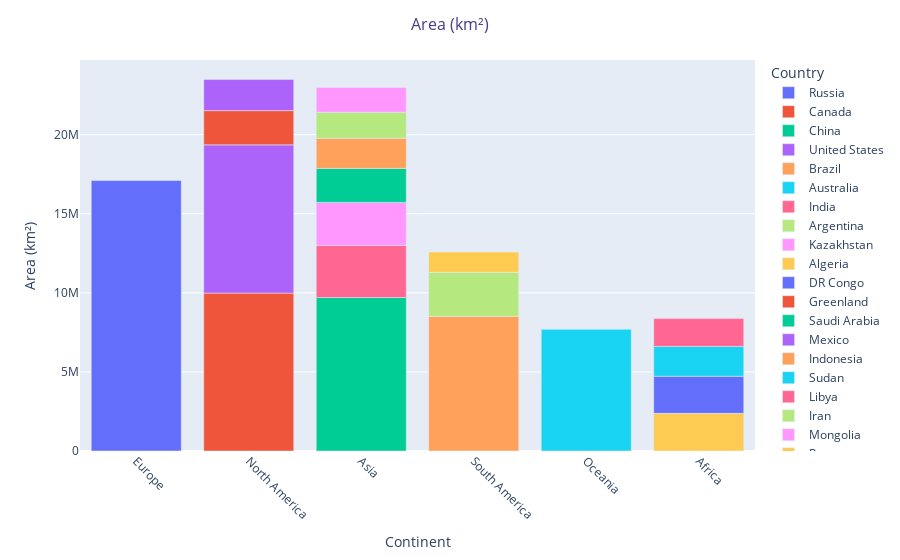

The notebook cell saved with this chart:
### Markdown cell above
#### Cintinent Area :

### Code cell
df1 = df.sort_values(by = 'Area (km²)', ascending = False).reset_index().head(20)
fig = px.bar(df1,
             x = 'Continent',
             y =  'Area (km²)',
             color = 'Country',
             color_continuous_scale = 'twilight',
             
            
            )

fig.update_layout(title ='Area (km²)',
                  title_x = 0.5,
                  title_font = dict(size = 16, color = 'DarkSlateBlue'),
                  xaxis = dict(title = 'Continent', tickangle = 45),
                  yaxis = dict(title = 'Area (km²)'))

fig.show()

### Figure 1 — Plotly figure (JSON) as saved in the notebook; plotly's stock layout.template omitted (floating-point values rounded to 4 significant figures)
{"data": [{"alignmentgroup": "True", "hovertemplate": "Country=Russia<br>Continent=%{x}<br>Area (km²)=%{y}<extra></extra>", "legendgroup": "Russia", "marker": {"color": "#636efa", "pattern": {"shape": ""}}, "name": "Russia", "offsetgroup": "Russia", "orientation": "v", "showlegend": true, "textposition": "auto", "type": "bar", "x": ["Europe"], "xaxis": "x", "y": [17098242], "yaxis": "y"}, {"alignmentgroup": "True", "hovertemplate": "Country=Canada<br>Continent=%{x}<br>Area (km²)=%{y}<extra></extra>", "legendgroup": "Canada", "marker": {"color": "#EF553B", "pattern": {"shape": ""}}, "name": "Canada", "offsetgroup": "Canada", "orientation": "v", "showlegend": true, "textposition": "auto", "type": "bar", "x": ["North America"], "xaxis": "x", "y": [9984670], "yaxis": "y"}, {"alignmentgroup": "True", "hovertemplate": "Country=China<br>Continent=%{x}<br>Area (km²)=%{y}<extra></extra>", "legendgroup": "China", "marker": {"color": "#00cc96", "pattern": {"shape": ""}}, "name": "China", "offsetgroup": "China", "orientation": "v", "showlegend": true, "textposition": "auto", "type": "bar", "x": ["Asia"], "xaxis": "x", "y": [9706961], "yaxis": "y"}, {"alignmentgroup": "True", "hovertemplate": "Country=United States<br>Continent=%{x}<br>Area (km²)=%{y}<extra></extra>", "legendgroup": "United States", "marker": {"color": "#ab63fa", "pattern": {"shape": ""}}, "name": "United States", "offsetgroup": "United States", "orientation": "v", "showlegend": true, "textposition": "auto", "type": "bar", "x": ["North America"], "xaxis": "x", "y": [9372610], "yaxis": "y"}, {"alignmentgroup": "True", "hovertemplate": "Country=Brazil<br>Continent=%{x}<br>Area (km²)=%{y}<extra></extra>", "legendgroup": "Brazil", "marker": {"color": "#FFA15A", "pattern": {"shape": ""}}, "name": "Brazil", "offsetgroup": "Brazil", "orientation": "v", "showlegend": true, "textposition": "auto", "type": "bar", "x": ["South America"], "xaxis": "x", "y": [8515767], "yaxis": "y"}, {"alignmentgroup": "True", "hovertemplate": "Country=Australia<br>Continent=%{x}<br>Area (km²)=%{y}<extra></extra>", "legendgroup": "Australia", "marker": {"color": "#19d3f3", "pattern": {"shape": ""}}, "name": "Australia", "offsetgroup": "Australia", "orientation": "v", "showlegend": true, "textposition": "auto", "type": "bar", "x": ["Oceania"], "xaxis": "x", "y": [7692024], "yaxis": "y"}, {"alignmentgroup": "True", "hovertemplate": "Country=India<br>Continent=%{x}<br>Area (km²)=%{y}<extra></extra>", "legendgroup": "India", "marker": {"color": "#FF6692", "pattern": {"shape": ""}}, "name": "India", "offsetgroup": "India", "orientation": "v", "showlegend": true, "textposition": "auto", "type": "bar", "x": ["Asia"], "xaxis": "x", "y": [3287590], "yaxis": "y"}, {"alignmentgroup": "True", "hovertemplate": "Country=Argentina<br>Continent=%{x}<br>Area (km²)=%{y}<extra></extra>", "legendgroup": "Argentina", "marker": {"color": "#B6E880", "pattern": {"shape": ""}}, "name": "Argentina", "offsetgroup": "Argentina", "orientation": "v", "showlegend": true, "textposition": "auto", "type": "bar", "x": ["South America"], "xaxis": "x", "y": [2780400], "yaxis": "y"}, {"alignmentgroup": "True", "hovertemplate": "Country=Kazakhstan<br>Continent=%{x}<br>Area (km²)=%{y}<extra></extra>", "legendgroup": "Kazakhstan", "marker": {"color": "#FF97FF", "pattern": {"shape": ""}}, "name": "Kazakhstan", "offsetgroup": "Kazakhstan", "orientation": "v", "showlegend": true, "textposition": "auto", "type": "bar", "x": ["Asia"], "xaxis": "x", "y": [2724900], "yaxis": "y"}, {"alignmentgroup": "True", "hovertemplate": "Country=Algeria<br>Continent=%{x}<br>Area (km²)=%{y}<extra></extra>", "legendgroup": "Algeria", "marker": {"color": "#FECB52", "pattern": {"shape": ""}}, "name": "Algeria", "offsetgroup": "Algeria", "orientation": "v", "showlegend": true, "textposition": "auto", "type": "bar", "x": ["Africa"], "xaxis": "x", "y": [2381741], "yaxis": "y"}, {"alignmentgroup": "True", "hovertemplate": "Country=DR Congo<br>Continent=%{x}<br>Area (km²)=%{y}<extra></extra>", "legendgroup": "DR Congo", "marker": {"color": "#636efa", "pattern": {"shape": ""}}, "name": "DR Congo", "offsetgroup": "DR Congo", "orientation": "v", "showlegend": true, "textposition": "auto", "type": "bar", "x": ["Africa"], "xaxis": "x", "y": [2344858], "yaxis": "y"}, {"alignmentgroup": "True", "hovertemplate": "Country=Greenland<br>Continent=%{x}<br>Area (km²)=%{y}<extra></extra>", "legendgroup": "Greenland", "marker": {"color": "#EF553B", "pattern": {"shape": ""}}, "name": "Greenland", "offsetgroup": "Greenland", "orientation": "v", "showlegend": true, "textposition": "auto", "type": "bar", "x": ["North America"], "xaxis": "x", "y": [2166086], "yaxis": "y"}, {"alignmentgroup": "True", "hovertemplate": "Country=Saudi Arabia<br>Continent=%{x}<br>Area (km²)=%{y}<extra></extra>", "legendgroup": "Saudi Arabia", "marker": {"color": "#00cc96", "pattern": {"shape": ""}}, "name": "Saudi Arabia", "offsetgroup": "Saudi Arabia", "orientation": "v", "showlegend": true, "textposition": "auto", "type": "bar", "x": ["Asia"], "xaxis": "x", "y": [2149690], "yaxis": "y"}, {"alignmentgroup": "True", "hovertemplate": "Country=Mexico<br>Continent=%{x}<br>Area (km²)=%{y}<extra></extra>", "legendgroup": "Mexico", "marker": {"color": "#ab63fa", "pattern": {"shape": ""}}, "name": "Mexico", "offsetgroup": "Mexico", "orientation": "v", "showlegend": true, "textposition": "auto", "type": "bar", "x": ["North America"], "xaxis": "x", "y": [1964375], "yaxis": "y"}, {"alignmentgroup": "True", "hovertemplate": "Country=Indonesia<br>Continent=%{x}<br>Area (km²)=%{y}<extra></extra>", "legendgroup": "Indonesia", "marker": {"color": "#FFA15A", "pattern": {"shape": ""}}, "name": "Indonesia", "offsetgroup": "Indonesia", "orientation": "v", "showlegend": true, "textposition": "auto", "type": "bar", "x": ["Asia"], "xaxis": "x", "y": [1904569], "yaxis": "y"}, {"alignmentgroup": "True", "hovertemplate": "Country=Sudan<br>Continent=%{x}<br>Area (km²)=%{y}<extra></extra>", "legendgroup": "Sudan", "marker": {"color": "#19d3f3", "pattern": {"shape": ""}}, "name": "Sudan", "offsetgroup": "Sudan", "orientation": "v", "showlegend": true, "textposition": "auto", "type": "bar", "x": ["Africa"], "xaxis": "x", "y": [1886068], "yaxis": "y"}, {"alignmentgroup": "True", "hovertemplate": "Country=Libya<br>Continent=%{x}<br>Area (km²)=%{y}<extra></extra>", "legendgroup": "Libya", "marker": {"color": "#FF6692", "pattern": {"shape": ""}}, "name": "Libya", "offsetgroup": "Libya", "orientation": "v", "showlegend": true, "textposition": "auto", "type": "bar", "x": ["Africa"], "xaxis": "x", "y": [1759540], "yaxis": "y"}, {"alignmentgroup": "True", "hovertemplate": "Country=Iran<br>Continent=%{x}<br>Area (km²)=%{y}<extra></extra>", "legendgroup": "Iran", "marker": {"color": "#B6E880", "pattern": {"shape": ""}}, "name": "Iran", "offsetgroup": "Iran", "orientation": "v", "showlegend": true, "textposition": "auto", "type": "bar", "x": ["Asia"], "xaxis": "x", "y": [1648195], "yaxis": "y"}, {"alignmentgroup": "True", "hovertemplate": "Country=Mongolia<br>Continent=%{x}<br>Area (km²)=%{y}<extra></extra>", "legendgroup": "Mongolia", "marker": {"color": "#FF97FF", "pattern": {"shape": ""}}, "name": "Mongolia", "offsetgroup": "Mongolia", "orientation": "v", "showlegend": true, "textposition": "auto", "type": "bar", "x": ["Asia"], "xaxis": "x", "y": [1564110], "yaxis": "y"}, {"alignmentgroup": "True", "hovertemplate": "Country=Peru<br>Continent=%{x}<br>Area (km²)=%{y}<extra></extra>", "legendgroup": "Peru", "marker": {"color": "#FECB52", "pattern": {"shape": ""}}, "name": "Peru", "offsetgroup": "Peru", "orientation": "v", "showlegend": true, "textposition": "auto", "type": "bar", "x": ["South America"], "xaxis": "x", "y": [1285216], "yaxis": "y"}], "layout": {"barmode": "relative", "legend": {"title": {"text": "Country"}, "tracegroupgap": 0}, "margin": {"t": 60}, "title": {"font": {"color": "DarkSlateBlue", "size": 16}, "text": "Area (km²)", "x": 0.5}, "xaxis": {"anchor": "y", "domain": [0, 1], "tickangle": 45, "title": {"text": "Continent"}}, "yaxis": {"anchor": "x", "domain": [0, 1], "title": {"text": "Area (km²)"}}}}
